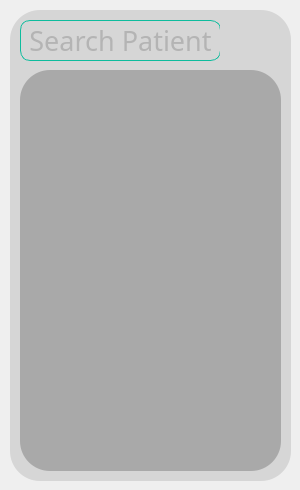
      <widget class="QWidget" name="tab_3">
       <attribute name="title">
        <string>Injection List</string>
       </attribute>
       <widget class="QFrame" name="frame_20">
        <property name="geometry">
         <rect>
          <x>10</x>
          <y>10</y>
          <width>281</width>
          <height>471</height>
         </rect>
        </property>
        <property name="styleSheet">
         <string notr="true">border-radius: 30px;
background-color: rgb(214, 214, 214);</string>
        </property>
        <widget class="QLineEdit" name="searchReOut_3">
         <property name="geometry">
          <rect>
           <x>10</x>
           <y>10</y>
           <width>201</width>
           <height>41</height>
          </rect>
         </property>
         <property name="font">
          <font>
           <family>Piximisa</family>
           <pointsize>20</pointsize>
          </font>
         </property>
         <property name="styleSheet">
          <string notr="true">border-radius: 10px;
border : 1px solid rgb(14, 188, 157);
color: rgb(145, 145, 145);</string>
         </property>
         <property name="alignment">
          <set>Qt::AlignCenter</set>
         </property>
         <property name="placeholderText">
          <string>Search Patient</string>
         </property>
         <property name="clearButtonEnabled">
          <bool>true</bool>
         </property>
        </widget>
        <widget class="QPushButton" name="btnSearchPatient_5">
         <property name="geometry">
          <rect>
           <x>210</x>
           <y>10</y>
           <width>61</width>
           <height>41</height>
          </rect>
         </property>
         <property name="cursor">
          <cursorShape>PointingHandCursor</cursorShape>
         </property>
         <property name="text">
          <string/>
         </property>
         <property name="icon">
          <iconset resource="img.qrc">
           <normaloff>:/img/paper-plane.svg</normaloff>:/img/paper-plane.svg</iconset>
         </property>
         <property name="iconSize">
          <size>
           <width>42</width>
           <height>42</height>
          </size>
         </property>
         <property name="flat">
          <bool>true</bool>
         </property>
        </widget>
        <widget class="QListView" name="listViewReOut_3">
         <property name="geometry">
          <rect>
           <x>10</x>
           <y>60</y>
           <width>261</width>
           <height>401</height>
          </rect>
         </property>
         <property name="styleSheet">
          <string notr="true">background-color: rgb(169, 169, 169);</string>
         </property>
        </widget>
       </widget>
      </widget>
